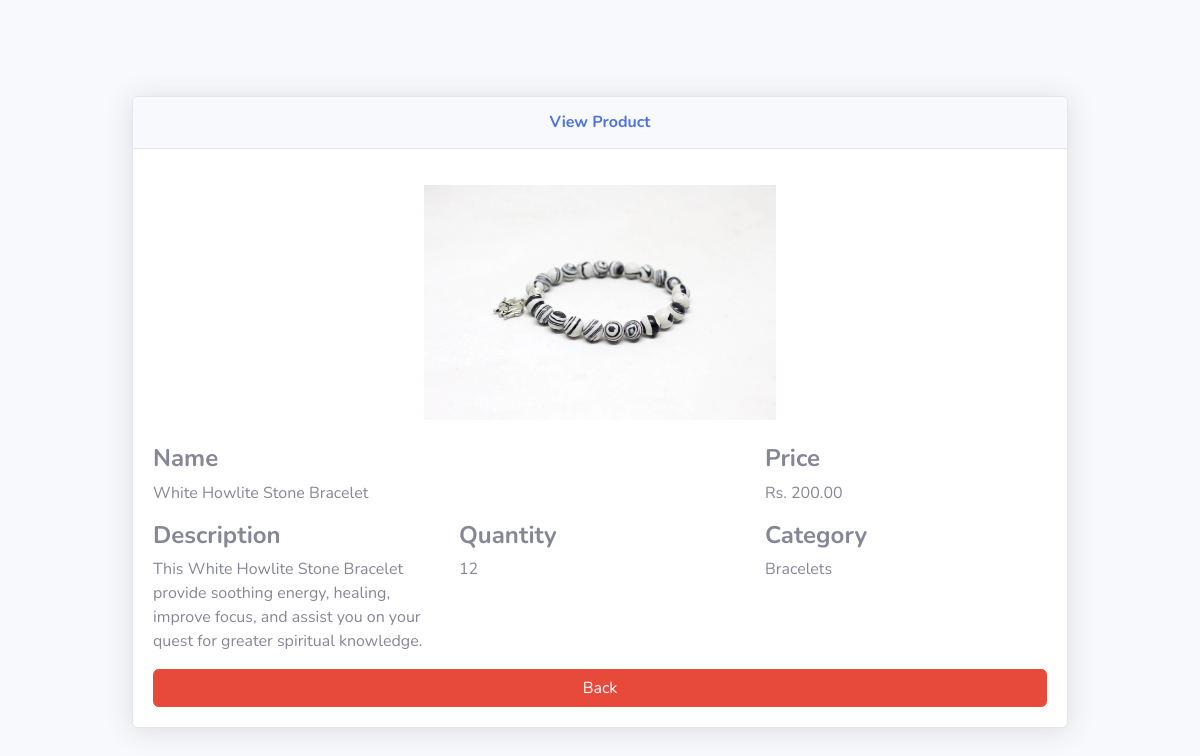
Page /admin/php/viewproducts.php?productID=22 on the committed database.
### tables this page shows
CREATE TABLE `products` (
  `productID` int(11) NOT NULL,
  `productName` varchar(50) NOT NULL,
  `productDesc` varchar(255) NOT NULL,
  `productPrice` decimal(10,2) NOT NULL,
  `productPhoto` varchar(255) NOT NULL,
  `categoryID` int(11) DEFAULT NULL,
  `qty` int(11) NOT NULL DEFAULT 5
);

CREATE TABLE `categories` (
  `categoryID` int(11) NOT NULL,
  `categoryName` varchar(50) NOT NULL,
  `categoryType` varchar(50) NOT NULL
);

### admin/php/viewproducts.php (the view, shortened to what this page needs)
<?php
include('config.inc.php');
if(isset($_GET["productID"]) && !empty(trim($_GET["productID"]))){
    $ID = trim($_GET["productID"]);
    $sql = "SELECT * FROM products P, categories C WHERE P.categoryID = C.categoryID AND productID = '$ID'";
    if($result = $conn -> query($sql)){
        if($result -> num_rows == 1){
            $row = $result -> fetch_array(MYSQLI_ASSOC);
            $productName = $row["productName"];
            $productDesc = $row["productDesc"];
            $productPrice = $row["productPrice"];
            $productPhoto = $row["productPhoto"];
            $categoryName = $row["categoryName"];
            $productQty = $row["qty"];
        }else{
                header("location: error.php");
                exit();
        }
    }
}
?>
<!DOCTYPE html>
<html lang="en">
<head>
    <link rel="stylesheet" href="../vendor/fontawesome-free/css/all.min.css" type="text/css">
    <link rel="stylesheet" href="../css/sb-admin-2.min.css">
</head>
<body>
    <div id="wrapper">
        <div id="content-wrapper" class="d-flex flex-column">
            <div id="content">
                <div class="container-fluid">
                    <div class="row m-5 p-5">
                        <div class="col-xl-12 col-lg-12 mb-4">
                            <div class="card shadow mb-4">
                                <div class="card-header py-3">
                                    <h6 class="m-0 font-weight-bold text-primary text-center">View Product</h6>
                                </div>
                                <div class="card-body">
                                    <div class="text-center">
                                        <img src="../../images/products/<?php echo $productPhoto;?>" class="img-fluid px-3 px-sm-4 mt-3 mb-4" style="width:25rem;">
                                    </div>
                                    <div class="row">
                                        <div class="col-sm-8">
                                            <h4 class="font-weight-bold text-secondary">Name</h4>
                                            <p><?php echo $productName?></p>
                                        </div>
                                        <div class="col-sm-4">
                                            <h4 class="font-weight-bold text-secondary">Price</h4>
                                            <p>Rs. <?php echo $productPrice?></p>
                                        </div>
                                        <div class="col-sm-4">
                                            <h4 class="font-weight-bold text-secondary">Description</h4>
                                            <p><?php echo $productDesc?></p>
                                        </div>
                                        <div class="col-sm-4">
                                            <h4 class="font-weight-bold text-secondary">Quantity</h4>
                                            <p><?php echo $productQty?></p>
                                        </div>
                                        <div class="col-sm-4">
                                            <h4 class="font-weight-bold text-secondary">Category</h4>
                                            <p><?php echo $categoryName;?></p>
                                        </div>
                                    </div>
                                    <a href="../products.php" class="btn btn-danger btn-block">Back</a>
                                </div>
                            </div>
                        </div>
                    </div>
                </div>
            </div>
        </div>
    </div>
</body>
</html>

### rows in the picture
products: productPhoto (picture), productName "White Howlite Stone Bracelet", productPrice "200.00", productDesc "This White Howlite Stone Bracelet provide soothing energy, healing, improve focus, and assist you on your quest for greater spiritual knowledge.", qty "12", categoryID.categoryName "Bracelets"
